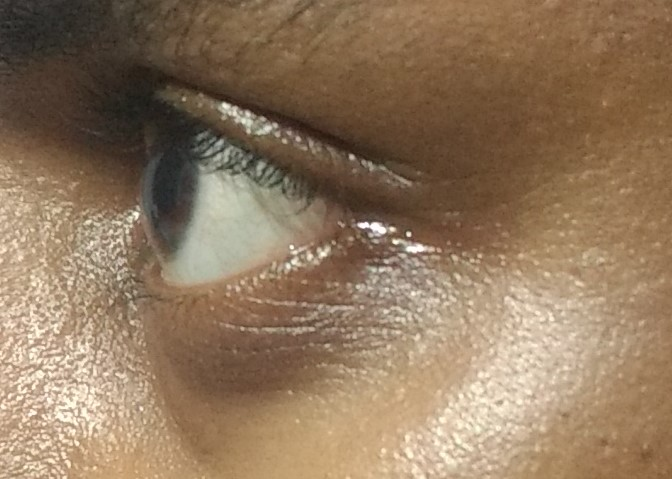
#> input picture data/IMG_20180705_180952020.jpeg, 672 x 479 px, found by its file name
$ jupyter execute Ultimate.ipynb
#> lines starting #> are read from the running program, lines starting #| are printed output that depends on the picture
[cell 1]
import cv2
import numpy as np
from matplotlib import pyplot as plt
from sklearn import cluster
# import plantcv

[cell 2]
img = cv2.imread('/home/turing/repos/Exophthalmometer/sharedrive-ETE/cropped/IMG_20180705_180952020.jpeg')
#> img is the input picture: shape (479, 672, 3); mean B, G, R 94.1, 120.1, 144.8
plt.imshow(img,cmap='gray')

[cell 3]
hsv = cv2.cvtColor(img, cv2.COLOR_BGR2HSV)
#> hsv: shape (479, 672, 3); mean H, S, V 16.1, 93.1, 144.9
plt.imshow(hsv)
plt.show()
h,s,v = cv2.split(hsv)
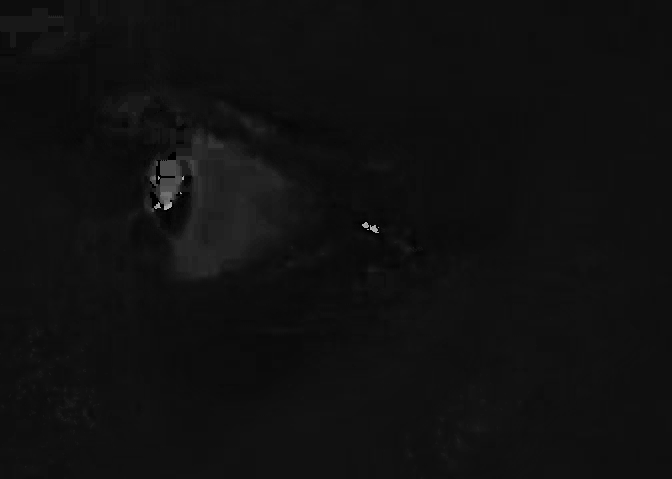
#> h: shape (479, 672); min 0, max 178, mean 16.1
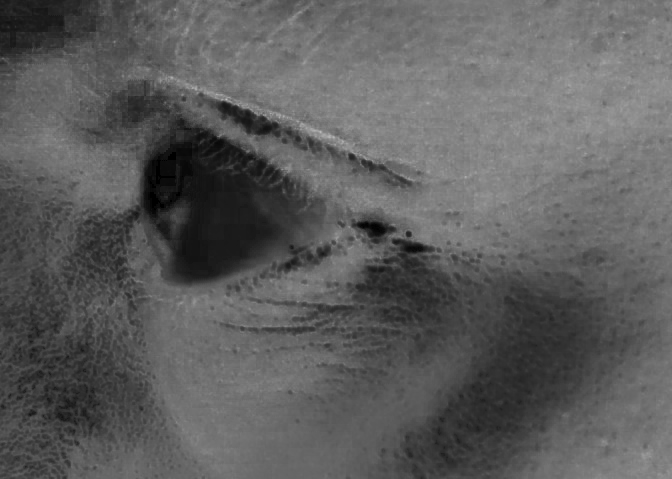
#> s: shape (479, 672); min 0, max 190, mean 93.1
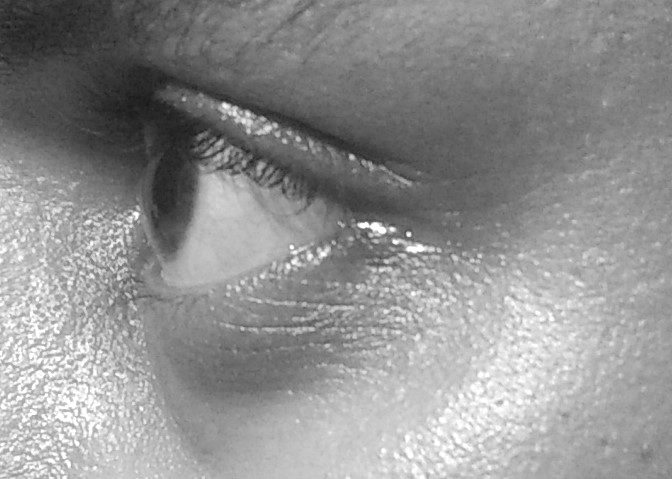
#> v: shape (479, 672); min 24, max 255, mean 144.9
plt.imshow(s)

[cell 4]
gray= cv2.cvtColor(img,cv2.COLOR_BGR2GRAY)
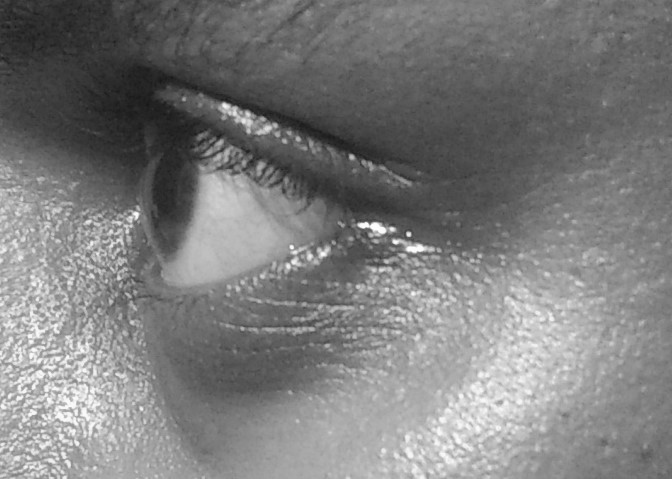
#> gray: shape (479, 672); min 23, max 254, mean 124.5
plt.imshow(gray,cmap='gray')

[cell 5]
ref = (494, 195)
img_rec = cv2.rectangle(gray,(100,200),(500,210),(255,0,0),2)
plt.imshow(img_rec,cmap='gray')

[cell 6]
img_roi = gray[200:210,100:500]
plt.imshow(img_roi)
plt.show()
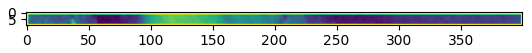
#> figure drawn by matplotlib, 1 panel
print(img_roi.shape)
#| (10, 400)
img_roi_t = img_roi.transpose()
plt.imshow(img_roi_t)
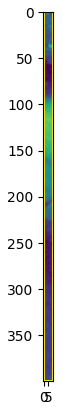
#> figure drawn by matplotlib, 1 panel

[cell 7]
kmeans_cluster = cluster.KMeans(n_clusters=3)

[cell 8]
kmeans_cluster.fit(img_roi_t)

[cell 9]
centroids = kmeans_cluster.cluster_centers_
labels = kmeans_cluster.labels_
print(labels)

[cell 10]
a = []
b = []
c = []

for i in labels:
    if i == 0:
        a.append(i)
    elif i==1:
        b.append(i)
    else:
        c.append(i)

centroids[a] = 0
centroids[b] = 100
centroids[c] = 255

[cell 11]
gray[200:210,100:500] = centroids[labels].transpose()
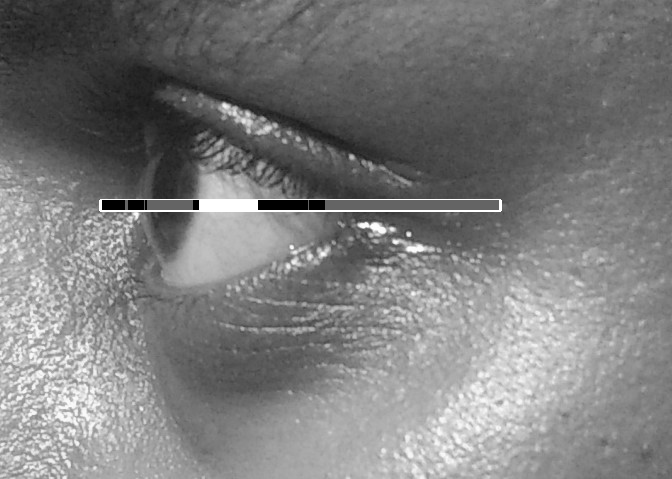
#> gray: shape (479, 672); min 0, max 255, mean 125
plt.imshow(gray,cmap='gray')

$ run again, with data/IMG_20180705_180656794.jpg copied over data/IMG_20180705_180952020.jpeg
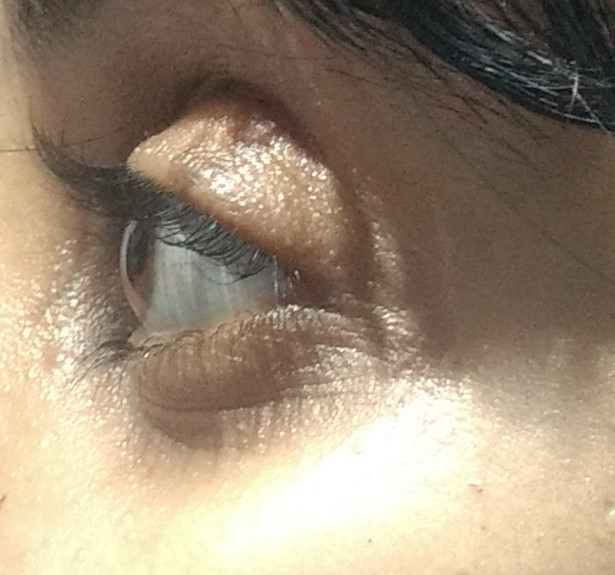
#> input picture data/IMG_20180705_180656794.jpg, 615 x 575 px, found by its file name
#> img is the input picture: shape (575, 615, 3); mean B, G, R 119.3, 139.9, 156.8
#> hsv: shape (575, 615, 3); mean H, S, V 20, 65.7, 157.1
#> `h,s,v = cv2.split(hsv)`:
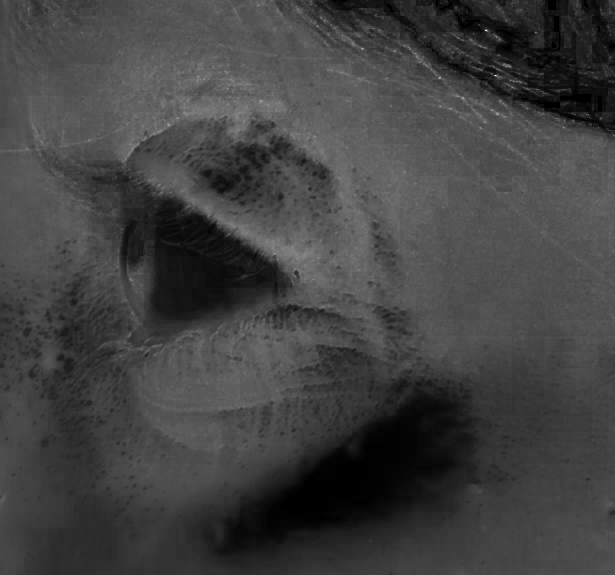
#> s: shape (575, 615); min 0, max 255, mean 65.7
#| (10, 400)
#> `gray[200:210,100:500] = centroids[labels].transpose()`:
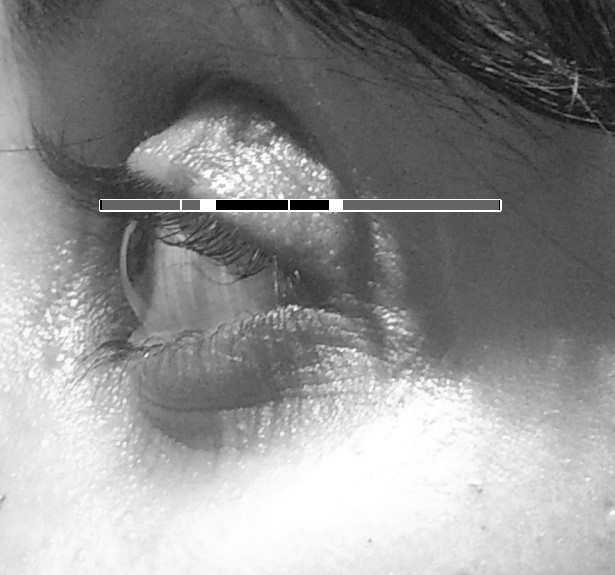
#> gray: shape (575, 615); min 0, max 255, mean 142.8

$ run again, with data/IMG_20180705_180805284.jpg copied over data/IMG_20180705_180952020.jpeg
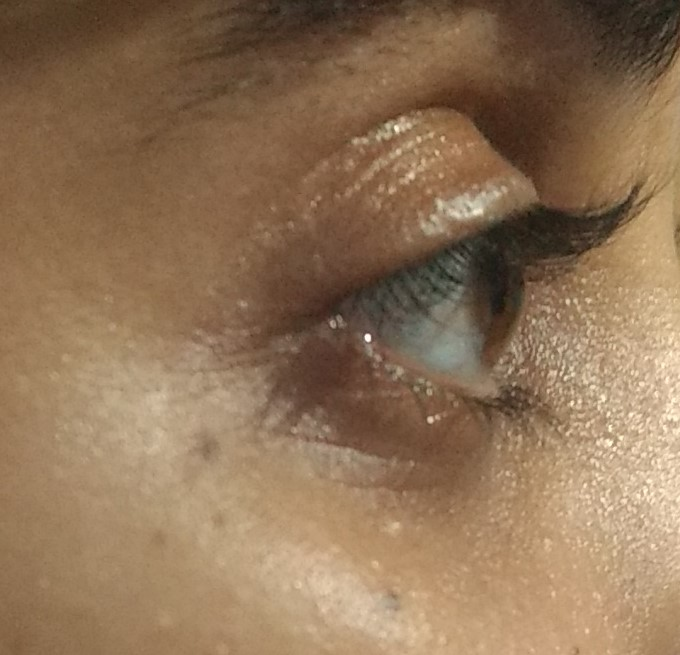
#> input picture data/IMG_20180705_180805284.jpg, 680 x 655 px, found by its file name
#> img is the input picture: shape (655, 680, 3); mean B, G, R 86.5, 115, 143.5
#> hsv: shape (655, 680, 3); mean H, S, V 15.1, 104.8, 143.6
#> `h,s,v = cv2.split(hsv)`:
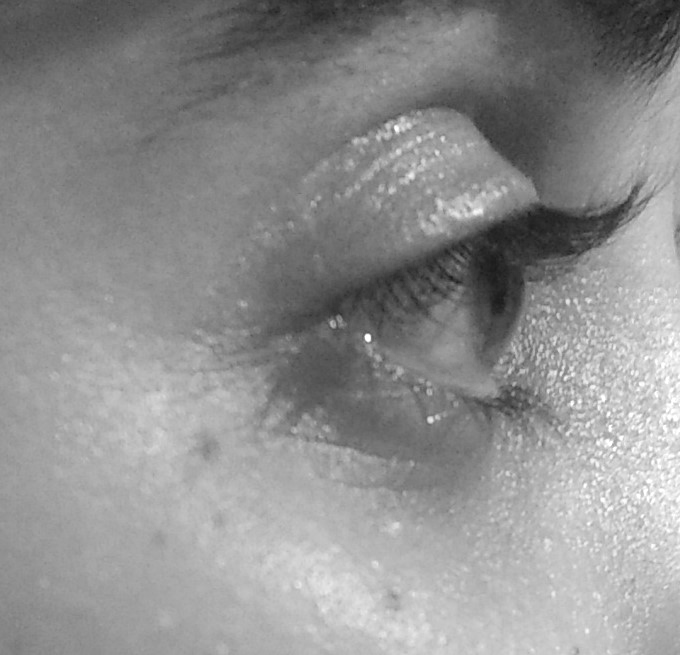
#> v: shape (655, 680); min 21, max 255, mean 143.6
#| (10, 400)
#> `gray[200:210,100:500] = centroids[labels].transpose()`:
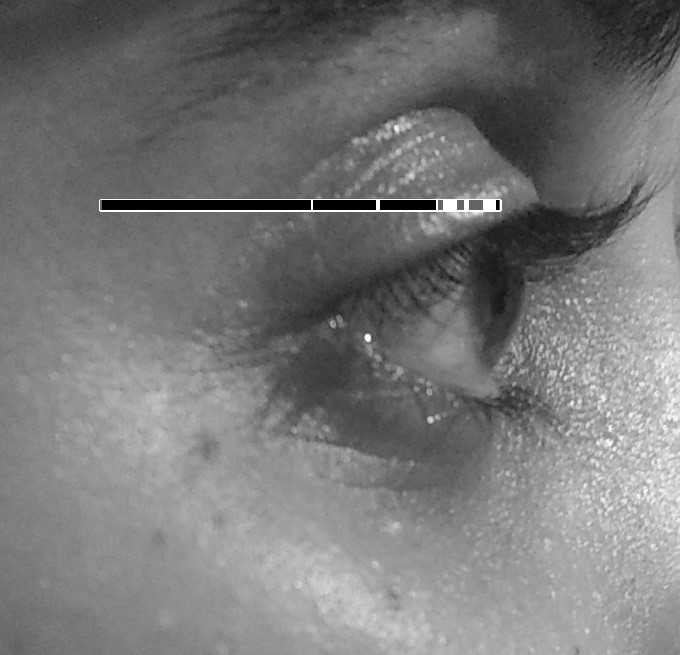
#> gray: shape (655, 680); min 0, max 255, mean 120

$ run again, with data/IMG_20180705_180928928.jpg copied over data/IMG_20180705_180952020.jpeg
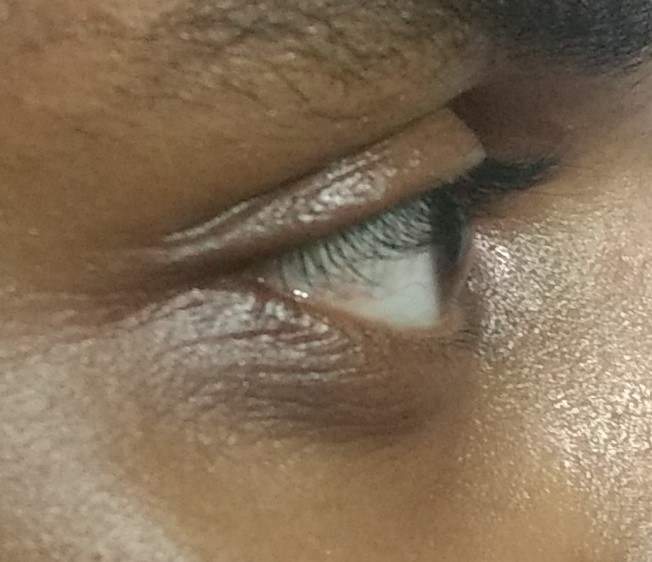
#> input picture data/IMG_20180705_180928928.jpg, 652 x 562 px, found by its file name
#> img is the input picture: shape (562, 652, 3); mean B, G, R 87.9, 111.7, 132
#> hsv: shape (562, 652, 3); mean H, S, V 17.6, 86.9, 132.2
#| (10, 400)
#> `gray[200:210,100:500] = centroids[labels].transpose()`:
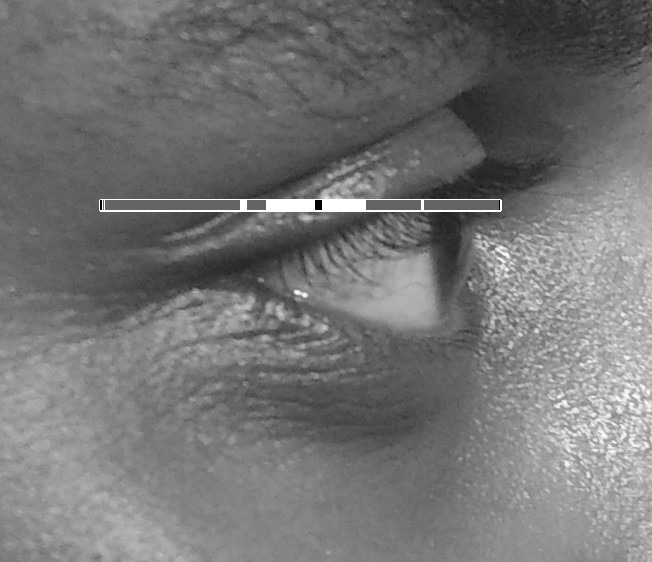
#> gray: shape (562, 652); min 0, max 255, mean 116.2
